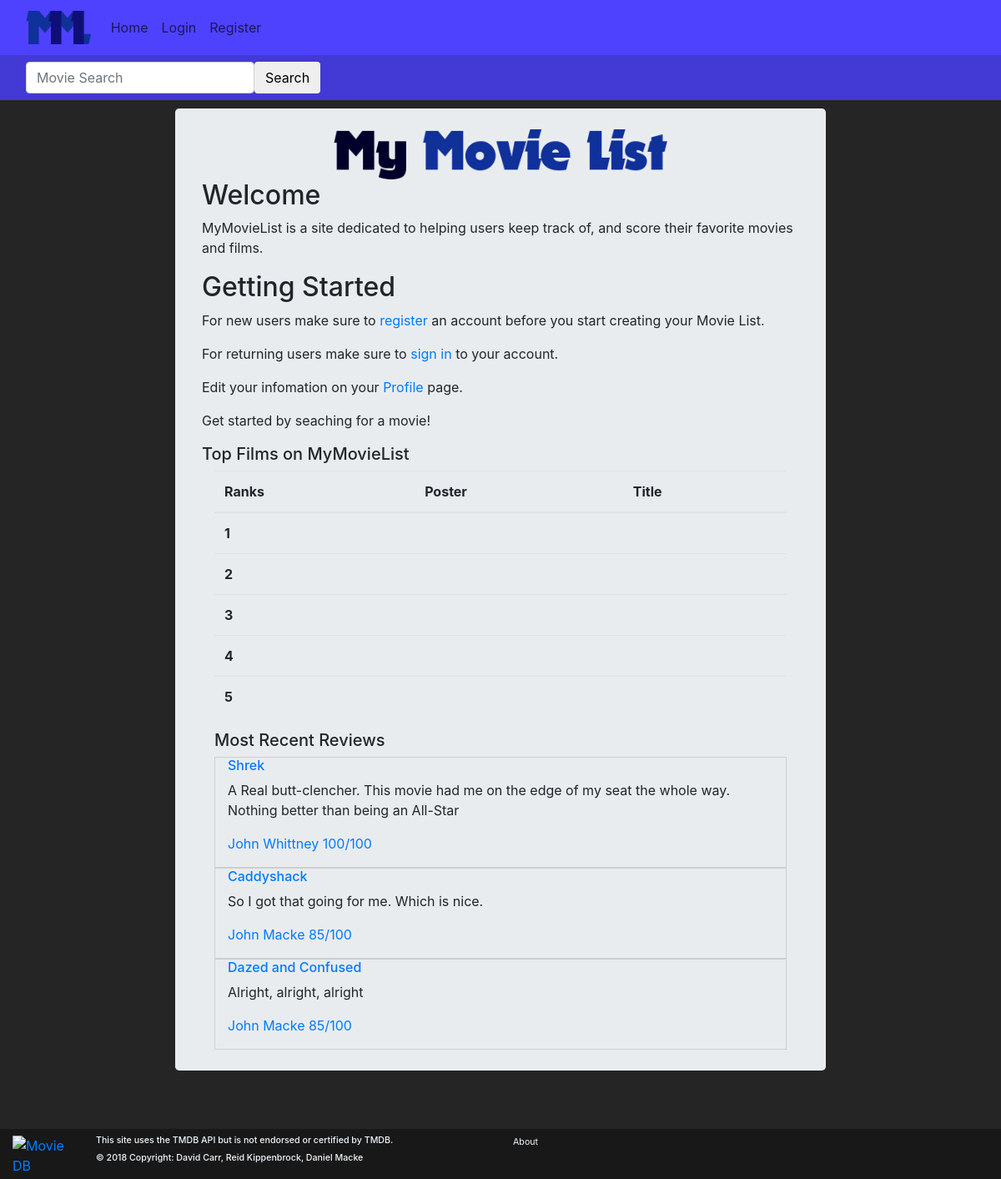
/, run on an earlier commit of the app's database.
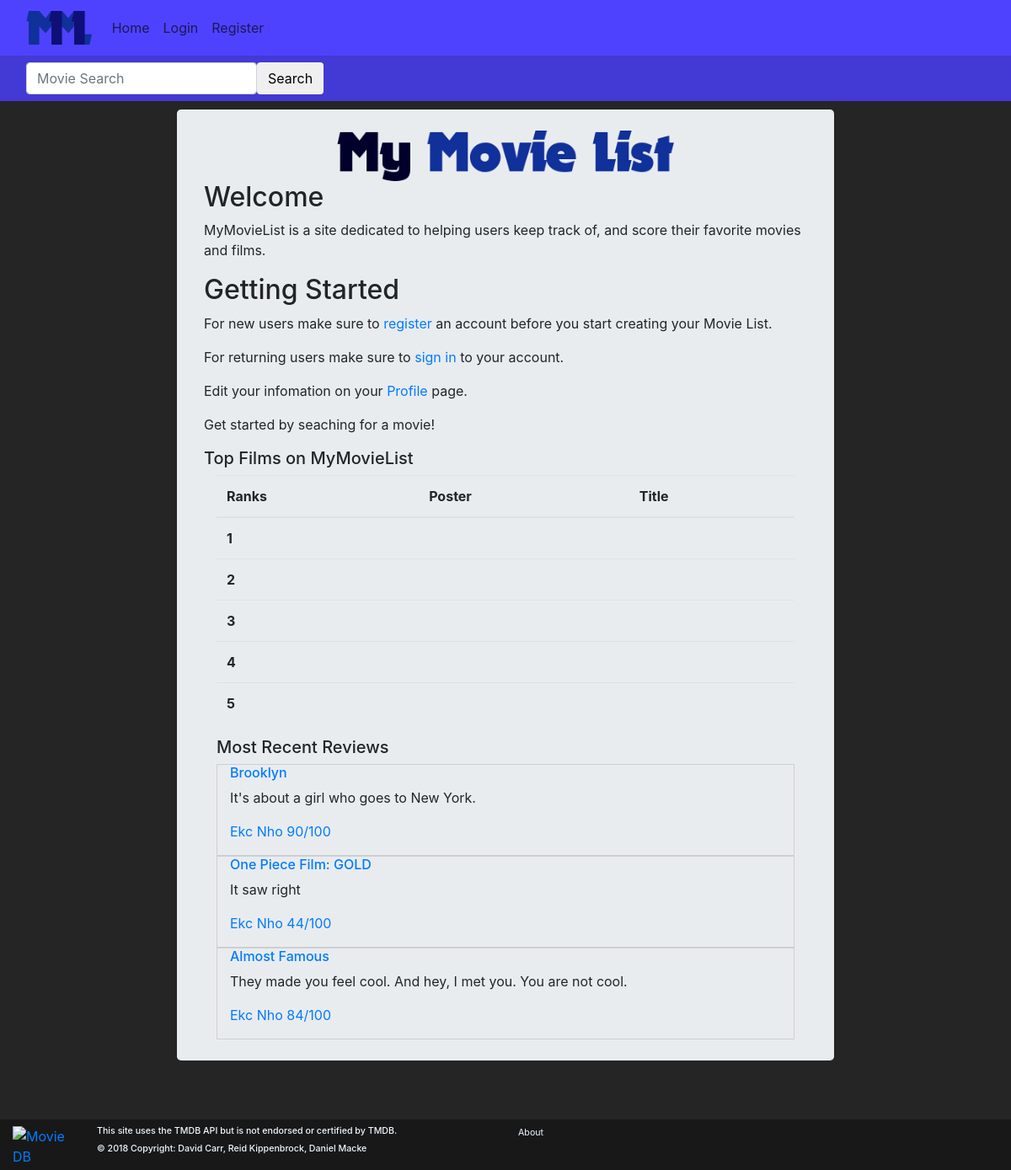
And on a later commit of the database.
### movies/models.py (models this page shows)
class MovieReview(models.Model):
    user = models.ForeignKey(User,on_delete=models.CASCADE,default=1)
    movie_id = models.IntegerField(default=0)
    movie_title = models.CharField(max_length=50, default='')
    rating = models.IntegerField(
        default=0,
        validators=[
            MaxValueValidator(100),
            MinValueValidator(0)
        ]
    )
    review = models.CharField(max_length=1000, default='')

### mymovielist/views.py (the view)
# urls.py: path('', views.home, name='home'),
def home(request):
    all_reviews = MovieReview.objects.all()
    ratings = {}
    for review in all_reviews:
        id = review.movie_id
        reviews = MovieReview.objects.filter(movie_id=id)
        sum = 0
        count = 0
        for review in reviews:
            sum += review.rating
            count += 1
        average = sum / count
        ratings[id] = average
    sorted_rankings = sorted(ratings.items(), key=operator.itemgetter(1))
    sorted_rankings.reverse()
    top_5 = sorted_rankings[:5]
    top_movies = []
    count=1
    for review in top_5:
        review_id = review[0]
        movie = tmdb.Movies(review_id)
        movie_info = movie.info()
        movie_title = movie_info['title']
        movie_poster = 'http://image.tmdb.org/t/p/w185/' + movie_info["poster_path"]
        top_movies.append({'id':review_id,'title':movie_title,'poster':movie_poster,'rank':count})
        count+=1
    recent_reviews = list(reversed(list(all_reviews.order_by('pk'))))[:3]
    args = {'TopMovies':top_movies,'RecentReviews':recent_reviews}
    return render(request, 'homepage/home.html',args)

### accounts/templates/homepage/home.html
{%extends 'base.html'%}
{%block body%}
  <div class="container-fluid" align="center">
    <div class="jumbotron text-left col-md-8">
      {% load static %}
      <div class="text-center">
        <image src="{% static 'images/titlebanner.png' %}" align="center" height="60px"/>
      </div>
      <h2>Welcome</h2>
      <p>MyMovieList is a site dedicated to helping users keep track of, and score their favorite movies and films.</p>
      <h2>Getting Started</h2>
      <p>For new users make sure to
        <a href="/account/register">
        register
        </a> an account before you start creating your Movie List.</p>
      <p>For returning users make sure to
        <a href="/account/login/">
        sign in
        </a>
        to your account.</p>
      <p>Edit your infomation on your
        {%if not request.user.is_authenticated %}
        <a href="/account/login">
          Profile
        </a>
        {%else%}
        <a href="/account/profile/?p={{request.user.username}}">
          Profile
        </a>
        {%endif%}
        page.</p>
      <p>Get started by seaching for a movie!</p>
      <h5 class="text-md-left">Top Films on MyMovieList</h5>
      <div class="container-fluid">
        <table class="table">
          <thread>
            <tr>
              <th scope = "col">Ranks</th>
              <th scope = "col">Poster</th>
              <th scope = "col">Title</th>
            </tr>
          </thread>
          <tbody>
            {%for movie in TopMovies%}
            <tr>
              <th scope="row">{{movie.rank}}</th>
              <td><img src = "{{movie.poster}}" height="120px"></td>
              <td><a href="/movies/?movie_id={{movie.id}}"><h6 class=text-md-left>{{movie.title}}</h6></a></td>
            </tr>
            {%endfor%}
          </tbody>
        </table>
      </div>
      <div class="container-fluid">
          <h5 class="text-md-left">Most Recent Reviews</h5>
          {%for review in RecentReviews%}
        <div class="container-fluid" style="border:1px solid #cecece;">
          <blockquote>
            <a href="/movies/?movie_id={{review.movie_id}}"><h6 class=text-md-left>{{review.movie_title}}</h6></a>
            <p>{{review.review}}<p>
            <footer><a href="/account/profile/?p={{review.user.username}}">{{review.user.first_name}} {{review.user.last_name}} {{review.rating}}/100</a></footer>
          </blockquote>
        </div>
        {% endfor %}
      </div>
  </div>
{%endblock%}

What changed in the data, as far as the page shows it:
no longer on this page (row unchanged): MovieReview: movie_title "Shrek", review "A Real butt-clencher. This movie had me on the edge of my seat the whole way. Nothing better than being an All-Star", user.first_name "John", user.last_name "Whittney", rating "100"
no longer on this page (row unchanged): MovieReview: movie_title "Caddyshack", review "So I got that going for me. Which is nice.", user.first_name "John", user.last_name "Macke", rating "85"
no longer on this page (row unchanged): MovieReview: movie_title "Dazed and Confused", review "Alright, alright, alright", user.first_name "John", user.last_name "Macke", rating "85"
added MovieReview: movie_title "Brooklyn", review "It's about a girl who goes to New York.", user.first_name "Ekc", user.last_name "Nho", rating "90"
added MovieReview: movie_title "One Piece Film: GOLD", review "It saw right", user.first_name "Ekc", user.last_name "Nho", rating "44"
added MovieReview: movie_title "Almost Famous", review "They made you feel cool. And hey, I met you. You are not cool.", user.first_name "Ekc", user.last_name "Nho", rating "84"
